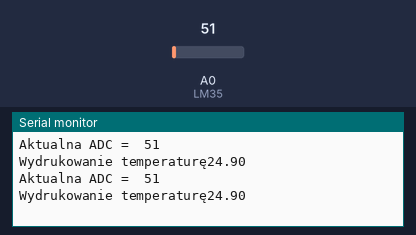
Simulated run of this sketch. Board: Arduino Uno, built with avr-gcc and run on an emulated ATmega328P. Shown: the last lines printed to the serial monitor. Inputs (shaded band) come from the test bench; at power-on: A0 (LM35) = 51.

Above: at 1.8 s.
1.9 s: A0 (LM35) set to 61
At 2.8 s:
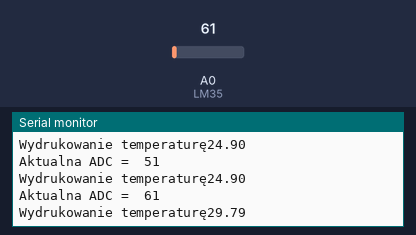
3.4 s: A0 (LM35) set to 71
At 4.5 s:
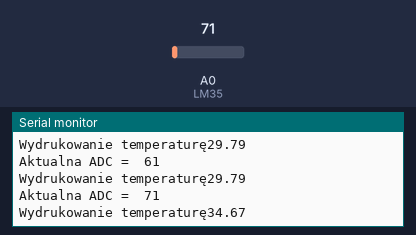
Timing chart, 0 to 6.4 s (numbered marks = the images above; inputs shaded):
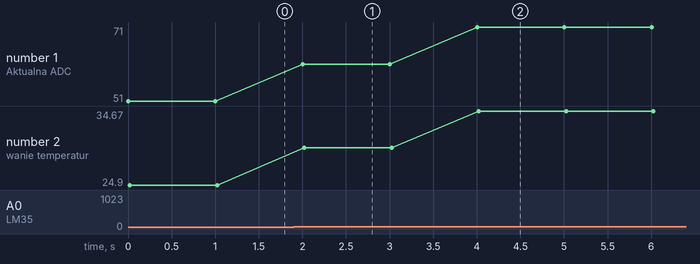

Measured:
- after the input at 1.9 s, the serial monitor: prints a new line after 0.10 s (image 1)
- after the input at 3.4 s, the serial monitor: prints a new line after 0.60 s (image 2)
- plotted number 1: 51 → 61 after the input at 1.9 s, 61 → 71 after the input at 3.4 s
- plotted number 2: 24.9 → 29.79 after the input at 1.9 s, 29.79 → 34.67 after the input at 3.4 s

The sketch:

sketch_may17a.ino
```cpp
#define LM35 A0

void setup(){

  Serial.begin(9600);
}

void loop(){

  int odczyt_ADC = (analogRead(LM35));

  Serial.print("Aktualna ADC =  ");
  Serial.println(odczyt_ADC);

  Serial.print("Wydrukowanie temperaturę");
  float delta = 5.0/1024.0;
  float Volt = float(odczyt_ADC)*delta;
  float temp = Volt/0.01;
  Serial.println(temp);

  delay(1000);
}
```
